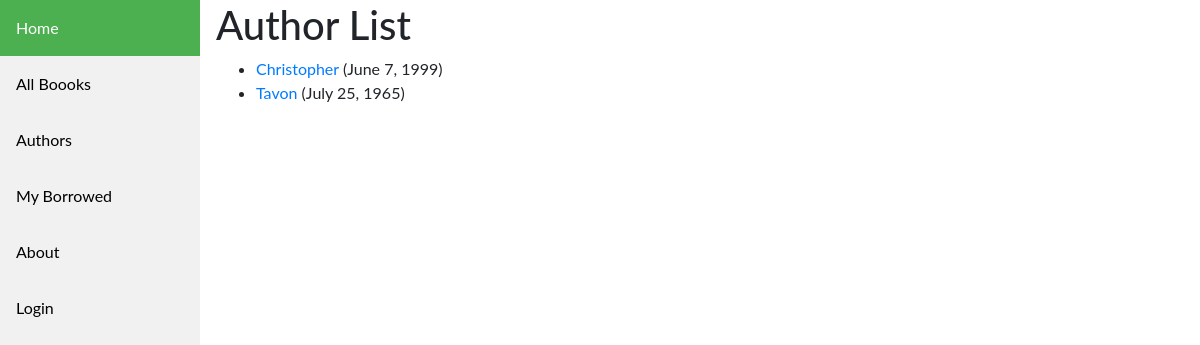
Page /catalog/authors/ on the earlier database version.
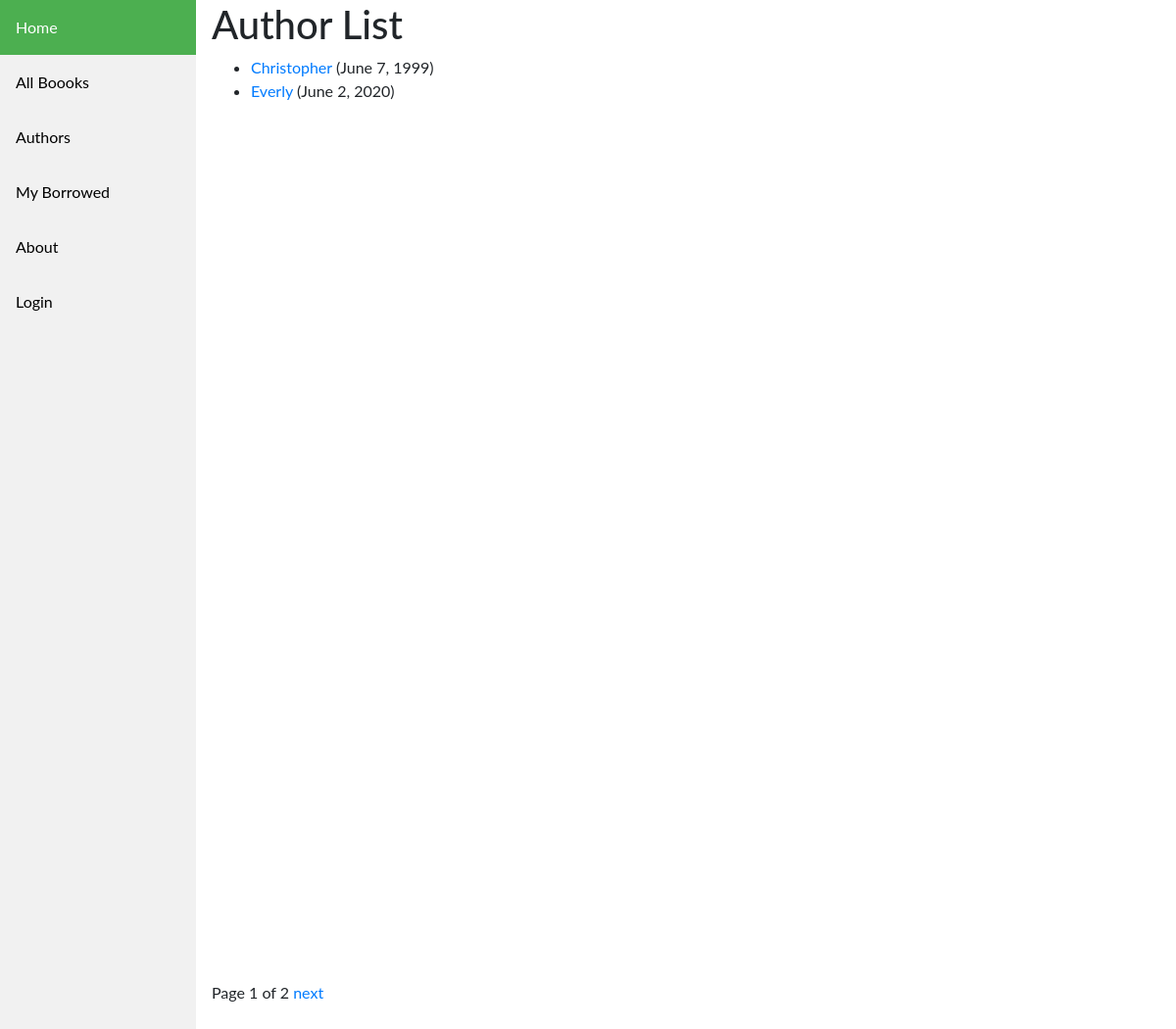
Same page on the later database version.
### catalog/models.py (models this page shows, shortened)
class Author(models.Model):
    first_name = models.CharField(max_length=100)
    last_name = models.CharField(max_length=100)
    date_of_birth = models.DateField(null=True, blank=True)
    date_of_death = models.DateField('died', null=True, blank=True)
    class Meta:
        ordering = ['last_name', 'first_name']
    def get_absolute_url(self):
        return reverse('author-detail', args=[str(self.id)])

### catalog/views.py (the view)
# urls.py: path('authors/', views.AuthorListView.as_view(), name='authors'),
class AuthorListView(generic.ListView):
    model = Author
    paginate_by = 2

### catalog/templates/catalog/author_list.html
{% extends "catalog/base_generic.html" %} {% block content %}
<h1>Author List</h1>
{% if author_list %}
<ul>
  {% for author in author_list %}
  <li>
    <a href="{{ author.get_absolute_url }}">{{ author.first_name }}</a>
    ({{author.date_of_birth}})
  </li>
  {% endfor %}
</ul>
{% else %}
<p>There are no authors in the library.</p>
{% endif %} {% endblock %}

Differences in the rows shown:
no longer on this page (row unchanged): Author: first_name "Tavon", date_of_birth "July 25, 1965"
added Author: first_name "Everly", date_of_birth "June 2, 2020"
Other differences:
{{ page_obj.number }}: (not shown) → "1"
{{ page_obj.paginator.num_pages }}: (not shown) → "2"
text now shown: "Page of next"
